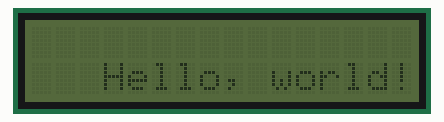
Simulated run of this sketch. Board: Arduino Uno, built with avr-gcc and run on an emulated ATmega328P. On the bench: 16×2 character LCD.

Above: at 2.1 s.

The sketch:

I2C_LCD_Test1.ino
```cpp
#include <Wire.h>
#include <LiquidCrystal_I2C.h>
LiquidCrystal_I2C lcd(0x38,16,2);  // set the LCD address to 0x27 for a 16 chars and 2 line display

void setup()
{

   lcd.init();    // initialize the lcd

  lcd.noBacklight(); //turns off LCD BACKlight
  delay(1000);
  lcd.backlight();
    delay(1000);
  lcd.noBacklight(); //turns off LCD BACKlight
  lcd.clear();

  lcd.setCursor(2,1);
  // Print a message to the LCD.
  lcd.print(" Hello, world! ");

}


void loop()
{
}
```
